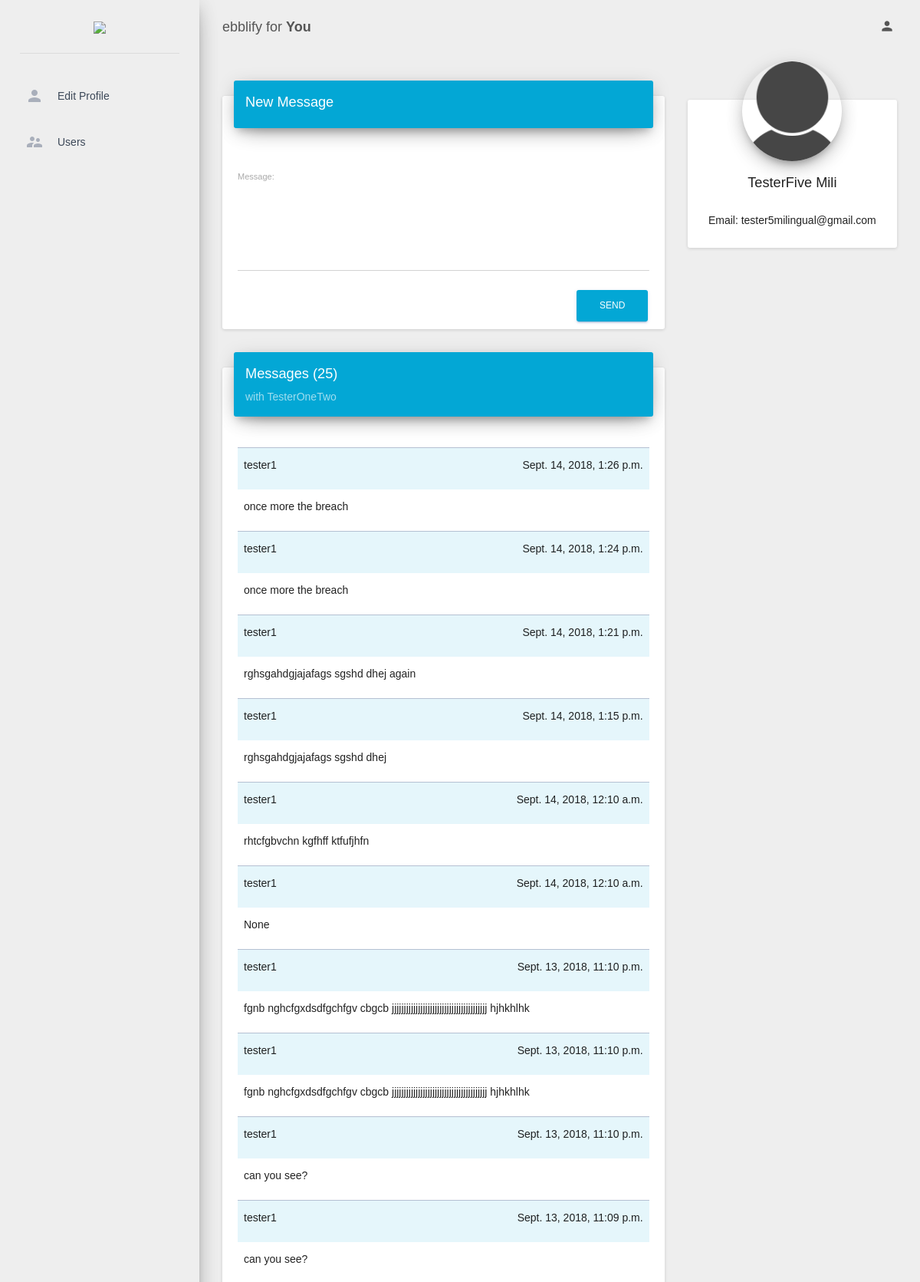
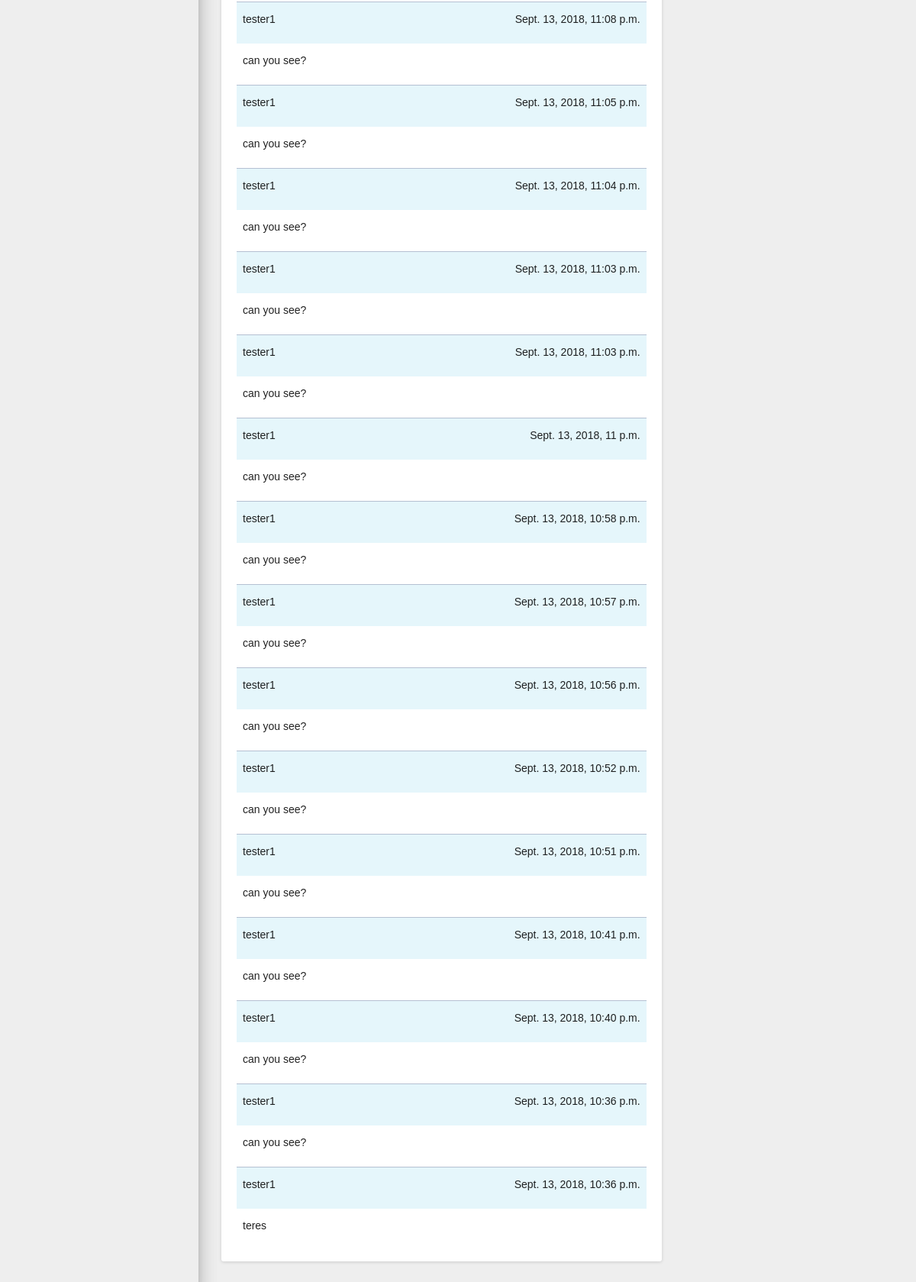
Screenshot of /testeronetwo_mili (signed in) with the database file from the repository (2 pictures, top to bottom).
### app_users/models.py (models this page shows, shortened)
class ProfileUser(AbstractUser):
    username = models.CharField(max_length = 400, null=True, blank = True, verbose_name = 'Username', unique=True)
    created = models.DateTimeField(auto_now=False, auto_now_add=True, blank = False, null = False, verbose_name = 'Creation Date')
    email = models.EmailField(max_length=254, blank=True, null=True)
    password = models.CharField(max_length = 400, null=True, blank = True, verbose_name = 'Password')
    first_name = models.CharField(max_length = 400, null=True, blank = True, verbose_name = 'First Name')
    last_name = models.CharField(max_length = 400, null=True, blank = True, verbose_name = 'Last Name')
    profile_image = models.ImageField(upload_to=user_avatar_directory_path, blank = True, null = True, default='/perfil.png')
    url = models.SlugField(max_length=400, null=True, blank = True, verbose_name='Url')
    class Meta:
        verbose_name_plural = 'UserProfile'
        verbose_name = 'UserProfiles'

### app_messages/models.py (models this page shows, shortened)
class Message(models.Model):
    created = models.DateTimeField(auto_now=False, auto_now_add=True, blank = False, null = False, verbose_name = 'Creation Date')
    authorone = models.ForeignKey(ProfileUser,verbose_name='Author One',blank = False, null = False,related_name='user_first_profile',on_delete=models.CASCADE)
    authortwo = models.ForeignKey(ProfileUser, verbose_name='Author Two',blank = False, null = False,related_name='user_second_profile',on_delete=models.CASCADE)
    text = models.CharField(max_length = 400, null=True, blank = True, verbose_name = 'Text')
    class Meta:
        verbose_name_plural = 'Messages'
        verbose_name = 'Message'

### app_users/views.py (the view, shortened to what this page needs)
# urls.py: url(r'^(?P<recipient_url>[\w-]+)$', views.SendMessageView, name='send-message'),
@login_required
def SendMessageView(request, recipient_url):
    user = request.user
    profileuser = get_object_or_404(ProfileUser, username=user.username)
    recipient_user = get_object_or_404(ProfileUser, url=recipient_url)
    recipient = get_object_or_404(ProfileUser, username=recipient_user.username)
    totalmessages = Message.objects.all().filter(Q(authorone__username=profileuser.username) | Q(authortwo__username=profileuser.username)).filter(Q(authorone__username=recipient.username) | Q(authortwo__username=recipient.username)).order_by("-created")
    numofmes = len(totalmessages)
    form = SendMessageForm()
    context = {
        'profileuser': profileuser,
        'recipient': recipient,
        'form': form,
        'totalmessages':totalmessages,
        'numofmes': numofmes,
    }
    return render(request, "userprofiles/messages.html", context)

### app_users/forms.py
class SendMessageForm(ModelForm):
    class Meta:
        model = Message
        fields = ['text']

### templates/userprofiles/messages.html (shortened to what this page needs)
{% extends 'userprofiles/base.html' %}
{% load static %}
{% load staticfiles %}
{% load bootstrap %}
{% load i18n %}
{% block content %}
<div class="card card-nav-tabs">
  <div class="card-header">
    <h4 class="title">{% trans "New Message "%}</h4>
  </div>
  <div class="card-content">
    <div class="tab-content">
      <div class="tab-pane active" id="profile">
        <form id="send-message-form" action="{% url 'send-message' recipient_url=recipient.url %}" method="post">
            <div class="form-group">
          		<label class="control-label">Message:</label>
          		<textarea type="text" rows="5" id="message-text" name="text" class="form-control"></textarea>
          	</div>
            <button type="submit" value="submit" onClick="return empty()" class="btn btn-primary pull-right" required>{% trans "Send" %}</button>
        </form>
       </div>
    </div>
  </div>
</div>
  <div class="card card-nav-tabs">
    <div class="card-header">
      <h4 class="title">{% trans "Messages  "%}({{numofmes}})</h4>
      <p class="category">{% trans "with  " %}{{ recipient.first_name }}</p>
    </div>
    <div class="card-content">
      <div class="tab-content">
        <div class="tab-pane active" id="profile" style="padding-top:25px">
          {% for mes in totalmessages %}
          <table class="table table-responsive bordered">
            <thead id="senders" class="sender">
              <tr >
                <td>
                  <p>{{ mes.authorone.username }}</p>
                </td>
                <td>
                  <p style="text-align:right;"> {{mes.created}}</p>
                </td>
              </tr>
              <thead>
              <tbody>
              <tr>
                <td id="messages" colspan="2" style="padding-top:10px margin-top:10px"><p>{{ mes.text }}</p></td>
              </tr>
            </tbody>
          </table>
          {% endfor %}
         </div>
      </div>
    </div>
</div>
{% endblock content %}

### templates/userprofiles/profile_block.html
{% load bootstrap %}
{% load static %}
{% load i18n %}
<div class="card card-profile">
  <div class="card-avatar">
    <a href="{% url 'profile-edit' %}">
        {% if profileuser.profile_image == "/perfil.png" %}
            <img class="img" src="{% static 'img/perfil.png' %}" />
        {% else %}
            <img class="img" src= "{{ profileuser.profile_image.url }}" />
        {% endif %}
    </a>
  </div>
  <div class="content">
    <h4 class="card-title">{{ profileuser.first_name }} {{ profileuser.last_name }}</h4>
    <div class="card-content">
      <p>
        Email: {{ profileuser.email }}
      </p>
    </div>
  </div>
</div>

### static_files/css/landing-styles.css (style rules this page uses)
a:link { text-decoration:none; }
h4 { color: #03a7d5; }

### static_files/admin_profileuser/css/custom.css (style rules this page uses)
.card-header { background-color: #03a7d5!important; }
.btn-primary { background-color: #03a7d5!important; }

### templates/userprofiles/messages.html (style rules this page uses)
.bordered { border-top: 1px solid RGB(133,139,170,0.5); }
#senders { background-color: RGB(3,167,213,0.1); height: 10px; }
#messages { min-height: 30px; }

### rows the page displays
ProfileUser: first_name "TesterOneTwo"
Message: authorone.username "tester1", created "Sept. 14, 2018, 1:26 p.m.", text "once more the breach"
Message: authorone.username "tester1", created "Sept. 14, 2018, 1:24 p.m.", text "once more the breach"
Message: authorone.username "tester1", created "Sept. 14, 2018, 1:21 p.m.", text "rghsgahdgjajafags sgshd dhej again"
Message: authorone.username "tester1", created "Sept. 14, 2018, 1:15 p.m.", text "rghsgahdgjajafags sgshd dhej"
Message: authorone.username "tester1", created "Sept. 14, 2018, 12:10 a.m.", text "rhtcfgbvchn kgfhff ktfufjhfn"
Message: authorone.username "tester1", created "Sept. 14, 2018, 12:10 a.m.", text "None"
Message: authorone.username "tester1", created "Sept. 13, 2018, 11:10 p.m.", text "fgnb nghcfgxdsdfgchfgv cbgcb jjjjjjjjjjjjjjjjjjjjjjjjjjjjjjjjjjjjjjjj hjhkhlhk"
Message: authorone.username "tester1", created "Sept. 13, 2018, 11:10 p.m.", text "fgnb nghcfgxdsdfgchfgv cbgcb jjjjjjjjjjjjjjjjjjjjjjjjjjjjjjjjjjjjjjjj hjhkhlhk"
Message: authorone.username "tester1", created "Sept. 13, 2018, 11:10 p.m.", text "can you see?"
Message: authorone.username "tester1", created "Sept. 13, 2018, 11:09 p.m.", text "can you see?"
Message: authorone.username "tester1", created "Sept. 13, 2018, 11:08 p.m.", text "can you see?"
Message: authorone.username "tester1", created "Sept. 13, 2018, 11:05 p.m.", text "can you see?"
Message: authorone.username "tester1", created "Sept. 13, 2018, 11:04 p.m.", text "can you see?"
Message: authorone.username "tester1", created "Sept. 13, 2018, 11:03 p.m.", text "can you see?"
Message: authorone.username "tester1", created "Sept. 13, 2018, 11:03 p.m.", text "can you see?"
Message: authorone.username "tester1", created "Sept. 13, 2018, 11 p.m.", text "can you see?"
Message: authorone.username "tester1", created "Sept. 13, 2018, 10:58 p.m.", text "can you see?"
Message: authorone.username "tester1", created "Sept. 13, 2018, 10:57 p.m.", text "can you see?"
Message: authorone.username "tester1", created "Sept. 13, 2018, 10:56 p.m.", text "can you see?"
Message: authorone.username "tester1", created "Sept. 13, 2018, 10:52 p.m.", text "can you see?"
Message: authorone.username "tester1", created "Sept. 13, 2018, 10:51 p.m.", text "can you see?"
Message: authorone.username "tester1", created "Sept. 13, 2018, 10:41 p.m.", text "can you see?"
Message: authorone.username "tester1", created "Sept. 13, 2018, 10:40 p.m.", text "can you see?"
Message: authorone.username "tester1", created "Sept. 13, 2018, 10:36 p.m.", text "can you see?"
Message: authorone.username "tester1", created "Sept. 13, 2018, 10:36 p.m.", text "teres"
ProfileUser: first_name "TesterFive", last_name "Mili", email "tester5milingual@gmail.com"

### other values shown
{{ numofmes }} "25"
